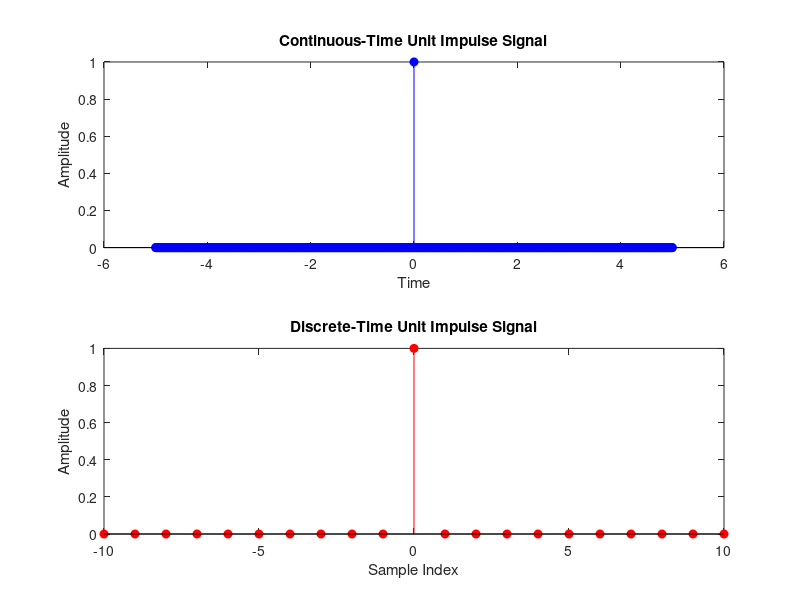

This chart was generated by the following MATLAB code: (Note: this script raises an error after producing the figure.)
% Continuous-time unit impulse signal
t_continuous = -5:0.01:5; % Time vector
x_continuous = zeros(size(t_continuous));
x_continuous(t_continuous == 0) = 1;

% Discrete-time unit impulse signal
n_discrete = -10:10; % Discrete time indices
x_discrete = zeros(size(n_discrete));
x_discrete(n_discrete == 0) = 1;

% Plot the continuous-time unit impulse signal
subplot(2, 1, 1);
stem(t_continuous, x_continuous, 'b', 'filled');
title('Continuous-Time Unit Impulse Signal');
xlabel('Time');
ylabel('Amplitude');

% Plot the discrete-time unit impulse signal
subplot(2, 1, 2);
stem(n_discrete, x_discrete, 'r', 'filled');
title('Discrete-Time Unit Impulse Signal');
xlabel('Sample Index');
ylabel('Amplitude');

% Adjust subplot spacing
sgtitle('Continuous and Discrete Unit Impulse Signals');

